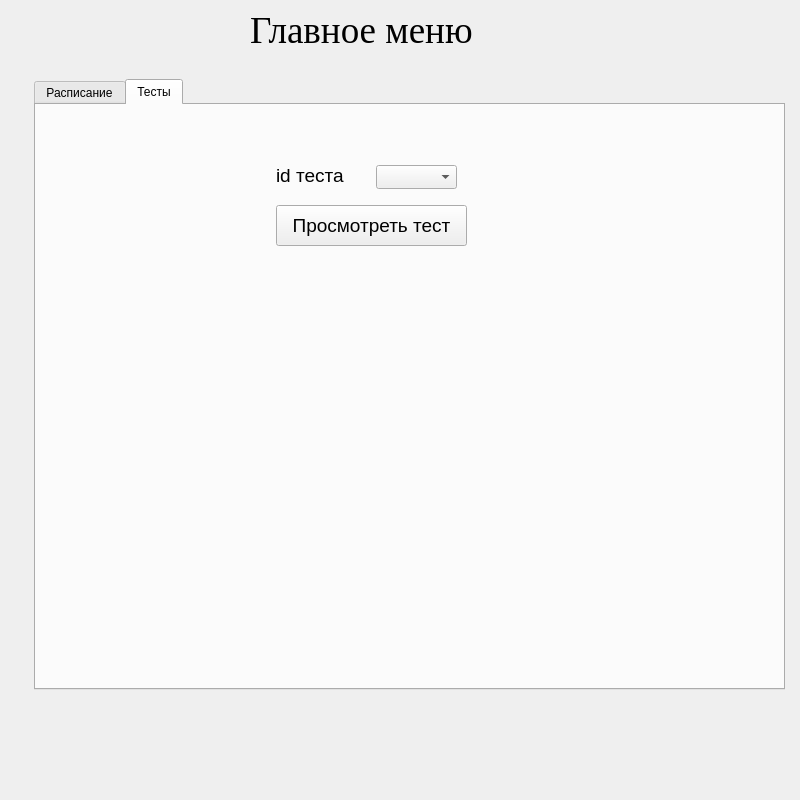
<?xml version="1.0" encoding="UTF-8"?>
<ui version="4.0">
 <class>MenuFormWidget</class>
 <widget class="QWidget" name="MenuFormWidget">
  <property name="geometry">
   <rect>
    <x>0</x>
    <y>0</y>
    <width>800</width>
    <height>800</height>
   </rect>
  </property>
  <property name="windowTitle">
   <string>Form</string>
  </property>
  <widget class="QLabel" name="scheduleLabel">
   <property name="geometry">
    <rect>
     <x>250</x>
     <y>10</y>
     <width>291</width>
     <height>41</height>
    </rect>
   </property>
   <property name="font">
    <font>
     <family>Times New Roman</family>
     <pointsize>28</pointsize>
     <weight>50</weight>
     <bold>false</bold>
    </font>
   </property>
   <property name="text">
    <string>Главное меню</string>
   </property>
  </widget>
  <widget class="QTabWidget" name="tabWidget">
   <property name="enabled">
    <bool>true</bool>
   </property>
   <property name="geometry">
    <rect>
     <x>34</x>
     <y>79</y>
     <width>751</width>
     <height>611</height>
    </rect>
   </property>
   <property name="currentIndex">
    <number>1</number>
   </property>
   <widget class="QWidget" name="scheduleTab">
    <attribute name="title">
     <string>Расписание</string>
    </attribute>
    <widget class="QTableWidget" name="scheduleTableWidget">
     <property name="geometry">
      <rect>
       <x>0</x>
       <y>50</y>
       <width>741</width>
       <height>531</height>
      </rect>
     </property>
     <column>
      <property name="text">
       <string>время</string>
      </property>
     </column>
     <column>
      <property name="text">
       <string>аудитория</string>
      </property>
     </column>
     <column>
      <property name="text">
       <string>инструктор</string>
      </property>
     </column>
     <column>
      <property name="text">
       <string>тип занятия</string>
      </property>
     </column>
    </widget>
    <widget class="QLabel" name="groupLabel">
     <property name="geometry">
      <rect>
       <x>110</x>
       <y>10</y>
       <width>621</width>
       <height>31</height>
      </rect>
     </property>
     <property name="font">
      <font>
       <pointsize>14</pointsize>
      </font>
     </property>
     <property name="text">
      <string>Расписание группы </string>
     </property>
    </widget>
   </widget>
   <widget class="QWidget" name="testTab">
    <attribute name="title">
     <string>Тесты</string>
    </attribute>
    <widget class="QLabel" name="label">
     <property name="geometry">
      <rect>
       <x>240</x>
       <y>50</y>
       <width>81</width>
       <height>41</height>
      </rect>
     </property>
     <property name="font">
      <font>
       <pointsize>14</pointsize>
      </font>
     </property>
     <property name="text">
      <string>id теста</string>
     </property>
    </widget>
    <widget class="QComboBox" name="testIdComboBox">
     <property name="geometry">
      <rect>
       <x>340</x>
       <y>60</y>
       <width>81</width>
       <height>24</height>
      </rect>
     </property>
     <property name="font">
      <font>
       <pointsize>14</pointsize>
      </font>
     </property>
    </widget>
    <widget class="QPushButton" name="watchTest">
     <property name="geometry">
      <rect>
       <x>240</x>
       <y>100</y>
       <width>191</width>
       <height>41</height>
      </rect>
     </property>
     <property name="font">
      <font>
       <pointsize>14</pointsize>
      </font>
     </property>
     <property name="text">
      <string>Просмотреть тест</string>
     </property>
    </widget>
   </widget>
  </widget>
 </widget>
 <resources/>
 <connections/>
</ui>
